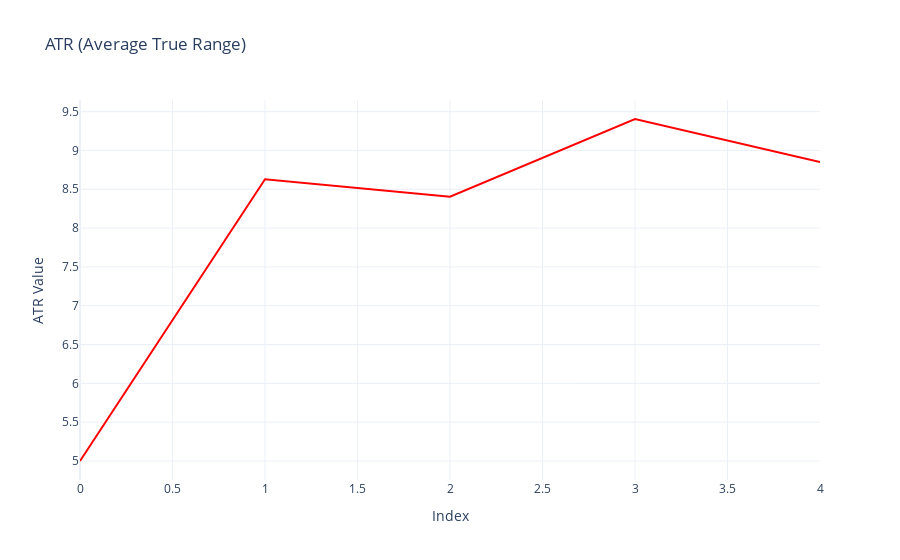

Here is the notebook cell this chart was saved with:
### Code cell
data = pd.DataFrame({
    'high': [120, 130, 125, 135, 140],
    'low': [115, 125, 120, 130, 135],
    'close': [118, 128, 123, 133, 138]
})

# Convert DataFrame to StockDataFrame
stock_data = stockstats.StockDataFrame.retype(data)

# Calculate the ATR
stock_data['atr'] = stock_data['atr']
print(stock_data[['atr']])
fig1 = go.Figure()

    # 绘制 ATR
fig1.add_trace(go.Scatter(x=data.index, y=stock_data['atr'], mode='lines', name='ATR', line=dict(color='red')))
    
    # 更新图表布局
fig1.update_layout(
        title='ATR (Average True Range)',
        xaxis_title='Index',
        yaxis_title='ATR Value',
        legend=dict(x=0, y=1, traceorder='normal'),
        template='plotly_white'
)

fig1.show()

### Figure 1 — Plotly figure (JSON) as saved in the notebook; plotly's stock layout.template omitted (floating-point values rounded to 4 significant figures)
{"data": [{"line": {"color": "red"}, "mode": "lines", "name": "ATR", "type": "scatter", "x": [0, 1, 2, 3, 4], "y": [5, 8.63, 8.404, 9.405, 8.85]}], "layout": {"legend": {"traceorder": "normal", "x": 0, "y": 1}, "title": {"text": "ATR (Average True Range)"}, "xaxis": {"title": {"text": "Index"}}, "yaxis": {"title": {"text": "ATR Value"}}}}
